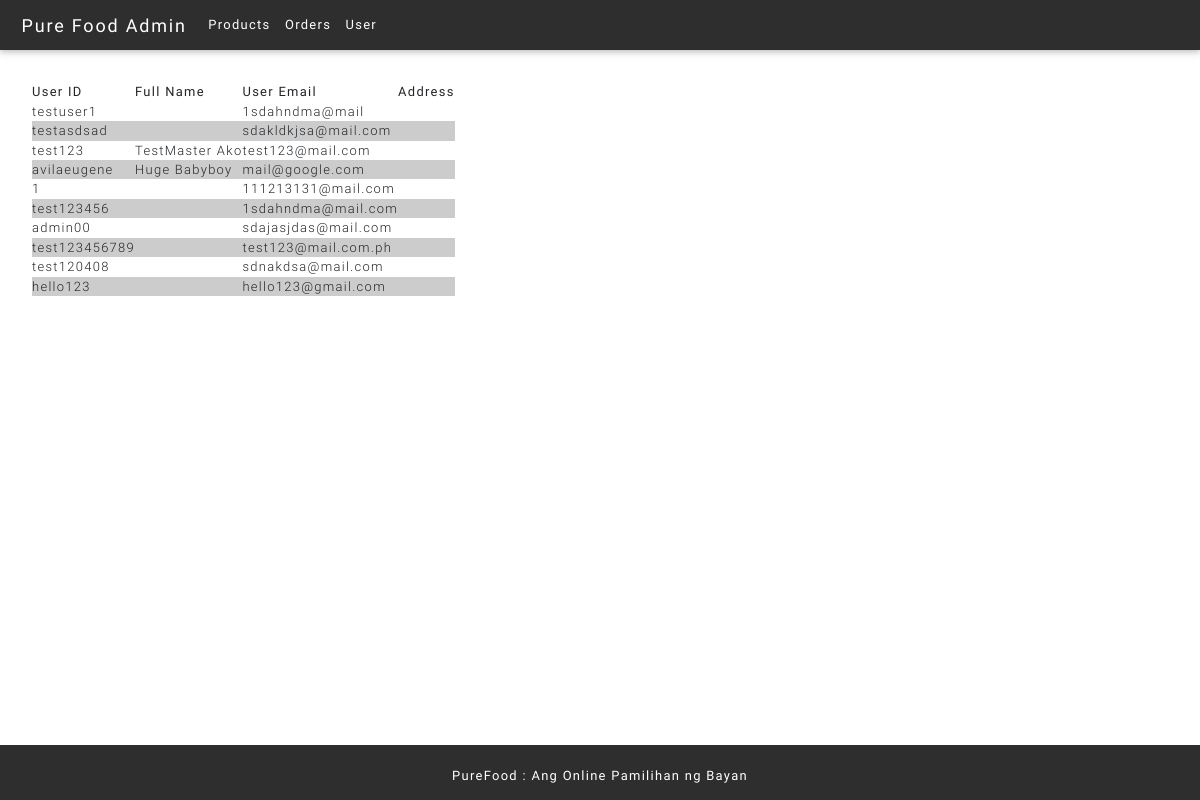
The page /admin/users.php on the database as committed earlier.
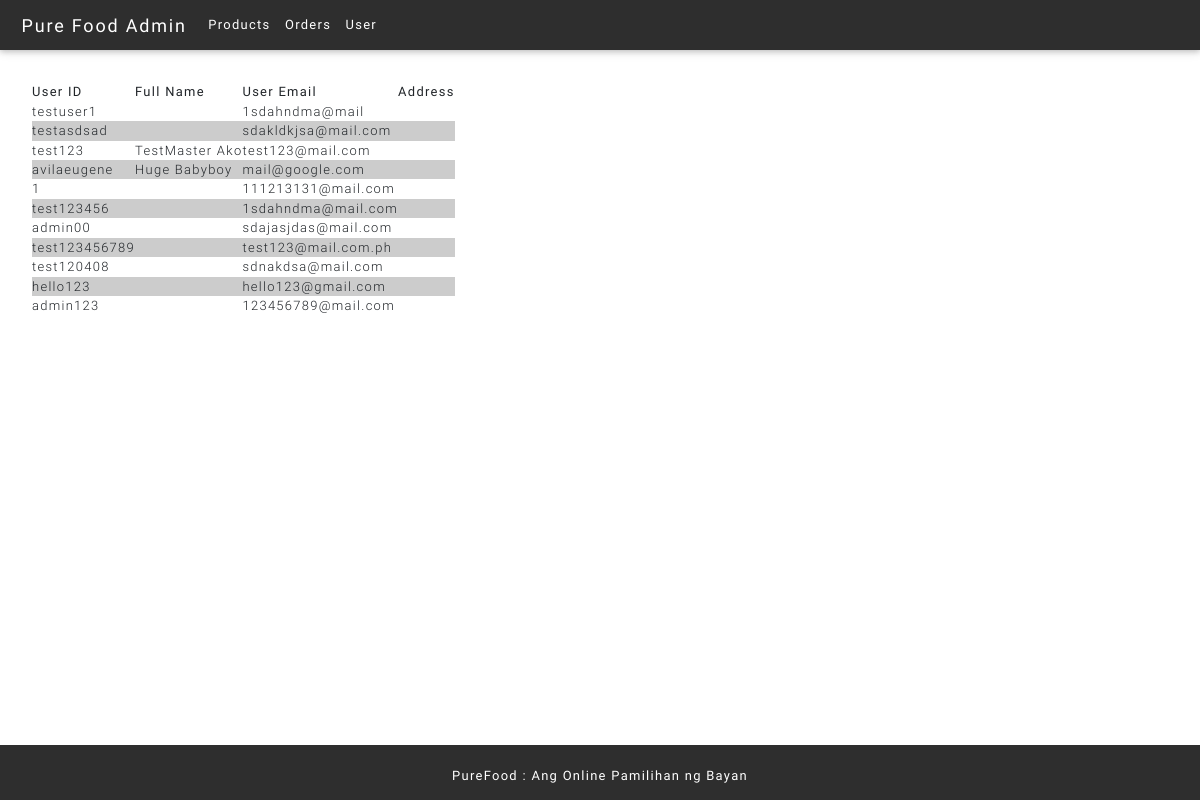
The same page on the database as committed later.
### tables this page shows
CREATE TABLE `users` (
  `id` int(11) NOT NULL,
  `userFirstName` varchar(255) DEFAULT NULL,
  `userLastName` varchar(255) DEFAULT NULL,
  `userUid` varchar(255) NOT NULL,
  `userEmail` varchar(255) NOT NULL,
  `userPassword` varchar(255) NOT NULL,
  `userStreet` varchar(255) DEFAULT NULL,
  `userBrgy` varchar(255) DEFAULT NULL,
  `userCity` varchar(255) DEFAULT NULL,
  `userRole` int(11) NOT NULL DEFAULT '2',
  `userStatus` int(11) NOT NULL DEFAULT '1'
);

### admin/users.php (the view, shortened to what this page needs)
<?php
include_once './adminpartials/header.php';
include_once './adminpartials/navbar.php';
$users_qry = "SELECT CONCAT(userFirstName,' ',userLastName) AS fullName, userUid, userEmail, CONCAT(userStreet,' ',userBrgy,' ',userCity) AS address FROM users WHERE userRole != 1";
$results_usersqry = mysqli_query($conn,$users_qry);
?>
<main class="admincontent">
	<table class="userscontainer">
		<thead>
			<tr>
				<th>User ID</th>
				<th>Full Name</th>
				<th>User Email</th>
				<th>Address</th>
			</tr>
		</thead>
		<tbody>
			<?php while($user = mysqli_fetch_assoc($results_usersqry)):
				extract($user);
			?>
			<tr>
				<td><?= $userUid?></td>
				<td><?= $fullName?></td>
				<td><?= $userEmail?></td>
				<td><?= $address?></td>
			</tr>
			<?php endwhile; ?>
		</tbody>
	</table>
</main>
<?php
include_once './adminpartials/footer.php';
?>

Rows that differ between the two databases and show on the page:
added users: userUid "admin123", userEmail "123456789@mail.com"
